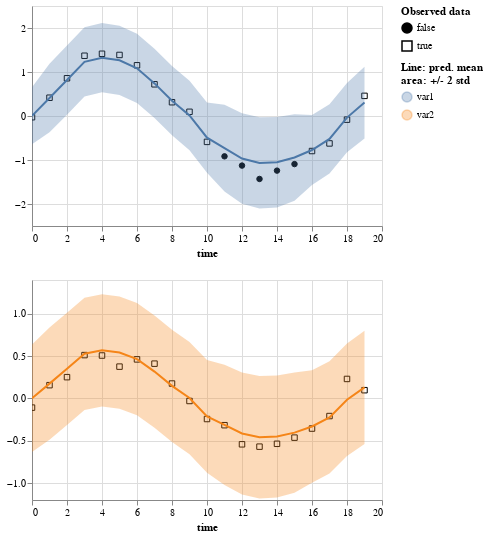

The code cell stored with this chart in its notebook:
### Code cell
p4 = facet_variable(plot_df4, ys=["value", "mean"], error=True, gap_area=False, props={'width': 350, 'height': 220}, n_cols=1)
p4

### Figure 1 — Vega-Lite specification as saved in the notebook (floating-point values rounded to 4 significant figures)
{"config": {"view": {"continuousWidth": 400, "continuousHeight": 300}}, "vconcat": [{"hconcat": [{"layer": [{"mark": {"type": "point", "color": "black", "fillOpacity": 1, "strokeWidth": 1}, "encoding": {"fill": {"field": "is_present", "legend": {"title": ["Observed data"]}, "scale": {"range": ["black", "#ffffff00"]}, "type": "nominal"}, "shape": {"field": "is_present", "type": "nominal"}, "x": {"axis": {"domain": true, "labels": true, "ticks": true, "title": "time"}, "field": "time", "type": "quantitative"}, "y": {"field": "value", "scale": {"zero": false}, "title": "", "type": "quantitative"}}}, {"mark": "errorband", "encoding": {"color": {"field": "variable", "legend": {"title": ["Line: pred. mean", "area: +/- 2 std"]}, "type": "nominal"}, "x": {"field": "time", "type": "quantitative"}, "y": {"field": "err_low", "scale": {"zero": false}, "title": "", "type": "quantitative"}, "y2": {"field": "err_high"}}, "name": "view_11"}, {"mark": "line", "encoding": {"color": {"field": "variable", "type": "nominal"}, "x": {"field": "time", "type": "quantitative"}, "y": {"field": "mean", "scale": {"zero": false}, "title": "", "type": "quantitative"}}}], "height": 220, "title": "", "width": 350}], "data": {"name": "data-96693a5ed033895179766c89b388d09e"}}, {"hconcat": [{"layer": [{"mark": {"type": "point", "color": "black", "fillOpacity": 1, "strokeWidth": 1}, "encoding": {"fill": {"field": "is_present", "legend": {"title": ["Observed data"]}, "scale": {"range": ["black", "#ffffff00"]}, "type": "nominal"}, "shape": {"field": "is_present", "type": "nominal"}, "x": {"axis": {"domain": true, "labels": true, "ticks": true, "title": "time"}, "field": "time", "type": "quantitative"}, "y": {"field": "value", "scale": {"zero": false}, "title": "", "type": "quantitative"}}}, {"mark": "errorband", "encoding": {"color": {"field": "variable", "legend": {"title": ["Line: pred. mean", "area: +/- 2 std"]}, "type": "nominal"}, "x": {"field": "time", "type": "quantitative"}, "y": {"field": "err_low", "scale": {"zero": false}, "title": "", "type": "quantitative"}, "y2": {"field": "err_high"}}, "name": "view_12"}, {"mark": "line", "encoding": {"color": {"field": "variable", "type": "nominal"}, "x": {"field": "time", "type": "quantitative"}, "y": {"field": "mean", "scale": {"zero": false}, "title": "", "type": "quantitative"}}}], "height": 220, "title": "", "width": 350}], "data": {"name": "data-4260d9303125433a67a5ac2ca527a441"}}], "params": [{"name": "param_22", "select": {"type": "interval", "encodings": ["x"]}, "bind": "scales", "views": ["view_11", "view_12"]}], "$schema": "https://vega.github.io/schema/vega-lite/v5.2.0.json", "datasets": {"data-96693a5ed033895179766c89b388d09e": [{"time": 0, "is_present": true, "variable": "var1", "value": -0.02771, "mean": 0.004226, "std": 0.3234, "err_low": -0.6425, "err_high": 0.651}, {"time": 1, "is_present": true, "variable": "var1", "value": 0.4156, "mean": 0.4092, "std": 0.3905, "err_low": -0.3718, "err_high": 1.19}, {"time": 2, "is_present": true, "variable": "var1", "value": 0.8575, "mean": 0.8176, "std": 0.3933, "err_low": 0.03104, "err_high": 1.604}, {"time": 3, "is_present": true, "variable": "var1", "value": 1.369, "mean": 1.232, "std": 0.3934, "err_low": 0.4452, "err_high": 2.019}, {"time": 4, "is_present": true, "variable": "var1", "value": 1.414, "mean": 1.326, "std": 0.3934, "err_low": 0.539, "err_high": 2.113}, {"time": 5, "is_present": true, "variable": "var1", "value": 1.387, "mean": 1.266, "std": 0.3934, "err_low": 0.4794, "err_high": 2.053}, {"time": 6, "is_present": true, "variable": "var1", "value": 1.152, "mean": 1.085, "std": 0.3934, "err_low": 0.2979, "err_high": 1.872}, {"time": 7, "is_present": true, "variable": "var1", "value": 0.7205, "mean": 0.7408, "std": 0.3934, "err_low": -0.04605, "err_high": 1.528}, {"time": 8, "is_present": true, "variable": "var1", "value": 0.313, "mean": 0.3478, "std": 0.3934, "err_low": -0.439, "err_high": 1.135}, {"time": 9, "is_present": true, "variable": "var1", "value": 0.09538, "mean": 0.01167, "std": 0.3936, "err_low": -0.7756, "err_high": 0.799}, {"time": 10, "is_present": true, "variable": "var1", "value": -0.5881, "mean": -0.4929, "std": 0.3984, "err_low": -1.29, "err_high": 0.304}, {"time": 11, "is_present": false, "variable": "var1", "value": -0.917, "mean": -0.7309, "std": 0.4923, "err_low": -1.716, "err_high": 0.2538}, {"time": 12, "is_present": false, "variable": "var1", "value": -1.127, "mean": -0.966, "std": 0.5142, "err_low": -1.994, "err_high": 0.06243}, {"time": 13, "is_present": false, "variable": "var1", "value": -1.431, "mean": -1.067, "std": 0.5185, "err_low": -2.104, "err_high": -0.02981}, {"time": 14, "is_present": false, "variable": "var1", "value": -1.241, "mean": -1.05, "std": 0.5142, "err_low": -2.078, "err_high": -0.02118}, {"time": 15, "is_present": false, "variable": "var1", "value": -1.093, "mean": -0.9422, "std": 0.4923, "err_low": -1.927, "err_high": 0.04249}, {"time": 16, "is_present": true, "variable": "var1", "value": -0.796, "mean": -0.7729, "std": 0.3984, "err_low": -1.57, "err_high": 0.02402}, {"time": 17, "is_present": true, "variable": "var1", "value": -0.6234, "mean": -0.5214, "std": 0.3937, "err_low": -1.309, "err_high": 0.266}, {"time": 18, "is_present": true, "variable": "var1", "value": -0.08297, "mean": -0.03634, "std": 0.3941, "err_low": -0.8245, "err_high": 0.7519}, {"time": 19, "is_present": true, "variable": "var1", "value": 0.4575, "mean": 0.3044, "std": 0.408, "err_low": -0.5116, "err_high": 1.12}], "data-4260d9303125433a67a5ac2ca527a441": [{"time": 0, "is_present": true, "variable": "var2", "value": -0.1083, "mean": 0.001811, "std": 0.3176, "err_low": -0.6333, "err_high": 0.6369}, {"time": 1, "is_present": true, "variable": "var2", "value": 0.157, "mean": 0.1754, "std": 0.3311, "err_low": -0.4869, "err_high": 0.8376}, {"time": 2, "is_present": true, "variable": "var2", "value": 0.2517, "mean": 0.3504, "std": 0.3317, "err_low": -0.313, "err_high": 1.014}, {"time": 3, "is_present": true, "variable": "var2", "value": 0.5125, "mean": 0.528, "std": 0.3318, "err_low": -0.1355, "err_high": 1.192}, {"time": 4, "is_present": true, "variable": "var2", "value": 0.5075, "mean": 0.5682, "std": 0.3318, "err_low": -0.0953, "err_high": 1.232}, {"time": 5, "is_present": true, "variable": "var2", "value": 0.3763, "mean": 0.5427, "std": 0.3318, "err_low": -0.1209, "err_high": 1.206}, {"time": 6, "is_present": true, "variable": "var2", "value": 0.4617, "mean": 0.4649, "std": 0.3318, "err_low": -0.1986, "err_high": 1.128}, {"time": 7, "is_present": true, "variable": "var2", "value": 0.4113, "mean": 0.3175, "std": 0.3318, "err_low": -0.346, "err_high": 0.981}, {"time": 8, "is_present": true, "variable": "var2", "value": 0.1763, "mean": 0.1491, "std": 0.3318, "err_low": -0.5144, "err_high": 0.8126}, {"time": 9, "is_present": true, "variable": "var2", "value": -0.02992, "mean": 0.005003, "std": 0.3318, "err_low": -0.6586, "err_high": 0.6686}, {"time": 10, "is_present": true, "variable": "var2", "value": -0.243, "mean": -0.2112, "std": 0.3329, "err_low": -0.877, "err_high": 0.4545}, {"time": 11, "is_present": true, "variable": "var2", "value": -0.3159, "mean": -0.3132, "std": 0.3552, "err_low": -1.024, "err_high": 0.3971}, {"time": 12, "is_present": true, "variable": "var2", "value": -0.5419, "mean": -0.414, "std": 0.3608, "err_low": -1.136, "err_high": 0.3077}, {"time": 13, "is_present": true, "variable": "var2", "value": -0.5695, "mean": -0.4572, "std": 0.3619, "err_low": -1.181, "err_high": 0.2667}, {"time": 14, "is_present": true, "variable": "var2", "value": -0.5358, "mean": -0.4498, "std": 0.3608, "err_low": -1.171, "err_high": 0.2718}, {"time": 15, "is_present": true, "variable": "var2", "value": -0.4628, "mean": -0.4038, "std": 0.3552, "err_low": -1.114, "err_high": 0.3066}, {"time": 16, "is_present": true, "variable": "var2", "value": -0.3556, "mean": -0.3312, "std": 0.3329, "err_low": -0.9969, "err_high": 0.3345}, {"time": 17, "is_present": true, "variable": "var2", "value": -0.2079, "mean": -0.2234, "std": 0.3318, "err_low": -0.8871, "err_high": 0.4402}, {"time": 18, "is_present": true, "variable": "var2", "value": 0.2307, "mean": -0.01557, "std": 0.3319, "err_low": -0.6794, "err_high": 0.6482}, {"time": 19, "is_present": true, "variable": "var2", "value": 0.09779, "mean": 0.1305, "std": 0.335, "err_low": -0.5395, "err_high": 0.8004}]}}
